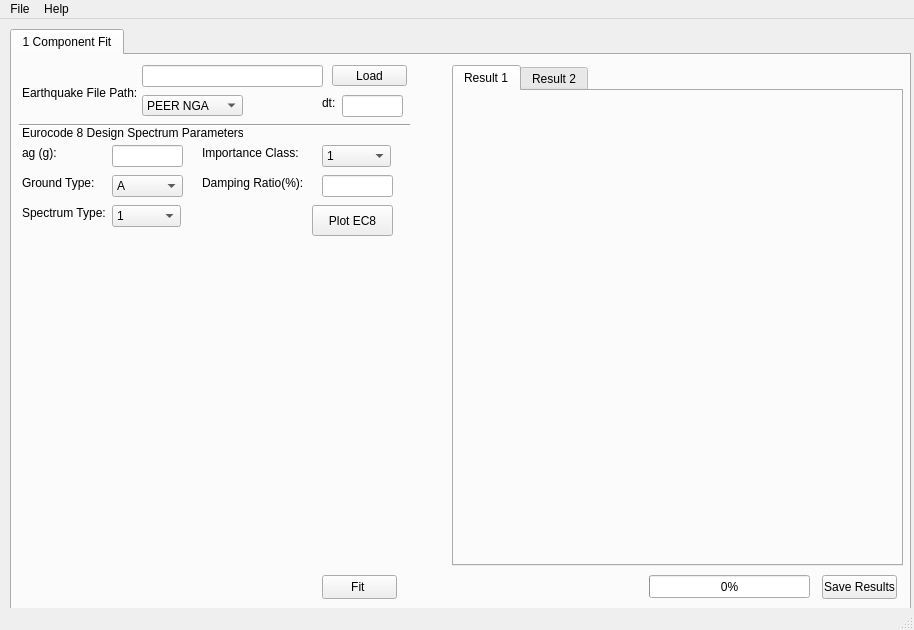
<?xml version="1.0" encoding="UTF-8"?>
<ui version="4.0">
 <class>MainWindow</class>
 <widget class="QMainWindow" name="MainWindow">
  <property name="windowModality">
   <enum>Qt::NonModal</enum>
  </property>
  <property name="geometry">
   <rect>
    <x>0</x>
    <y>0</y>
    <width>914</width>
    <height>630</height>
   </rect>
  </property>
  <property name="windowTitle">
   <string>SpectralMatch</string>
  </property>
  <property name="windowIcon">
   <iconset>
    <normaloff>assets/spectrum.ico</normaloff>assets/spectrum.ico</iconset>
  </property>
  <property name="autoFillBackground">
   <bool>true</bool>
  </property>
  <property name="unifiedTitleAndToolBarOnMac">
   <bool>false</bool>
  </property>
  <widget class="QWidget" name="centralwidget">
   <widget class="QTabWidget" name="tabWidget">
    <property name="geometry">
     <rect>
      <x>10</x>
      <y>10</y>
      <width>901</width>
      <height>581</height>
     </rect>
    </property>
    <property name="currentIndex">
     <number>0</number>
    </property>
    <widget class="QWidget" name="tab">
     <attribute name="title">
      <string>1 Component Fit</string>
     </attribute>
     <widget class="QLabel" name="label">
      <property name="geometry">
       <rect>
        <x>10</x>
        <y>30</y>
        <width>121</width>
        <height>16</height>
       </rect>
      </property>
      <property name="text">
       <string>Earthquake File Path:</string>
      </property>
     </widget>
     <widget class="QLineEdit" name="lineEdit">
      <property name="geometry">
       <rect>
        <x>130</x>
        <y>10</y>
        <width>181</width>
        <height>22</height>
       </rect>
      </property>
     </widget>
     <widget class="QPushButton" name="pushButton">
      <property name="geometry">
       <rect>
        <x>320</x>
        <y>10</y>
        <width>75</width>
        <height>21</height>
       </rect>
      </property>
      <property name="text">
       <string>Load</string>
      </property>
     </widget>
     <widget class="QComboBox" name="comboBox">
      <property name="geometry">
       <rect>
        <x>130</x>
        <y>40</y>
        <width>101</width>
        <height>21</height>
       </rect>
      </property>
      <item>
       <property name="text">
        <string>PEER NGA</string>
       </property>
      </item>
      <item>
       <property name="text">
        <string>One Column</string>
       </property>
      </item>
      <item>
       <property name="text">
        <string>Two Columns</string>
       </property>
      </item>
     </widget>
     <widget class="QWidget" name="verticalLayoutWidget">
      <property name="geometry">
       <rect>
        <x>10</x>
        <y>190</y>
        <width>381</width>
        <height>121</height>
       </rect>
      </property>
      <layout class="QVBoxLayout" name="verticalLayout"/>
     </widget>
     <widget class="Line" name="line">
      <property name="geometry">
       <rect>
        <x>7</x>
        <y>60</y>
        <width>391</width>
        <height>20</height>
       </rect>
      </property>
      <property name="orientation">
       <enum>Qt::Horizontal</enum>
      </property>
     </widget>
     <widget class="QLabel" name="label_2">
      <property name="geometry">
       <rect>
        <x>10</x>
        <y>70</y>
        <width>221</width>
        <height>16</height>
       </rect>
      </property>
      <property name="text">
       <string>Eurocode 8 Design Spectrum Parameters</string>
      </property>
     </widget>
     <widget class="QLabel" name="label_3">
      <property name="geometry">
       <rect>
        <x>10</x>
        <y>90</y>
        <width>41</width>
        <height>16</height>
       </rect>
      </property>
      <property name="text">
       <string>ag (g):</string>
      </property>
     </widget>
     <widget class="QLabel" name="label_4">
      <property name="geometry">
       <rect>
        <x>10</x>
        <y>120</y>
        <width>81</width>
        <height>16</height>
       </rect>
      </property>
      <property name="text">
       <string>Ground Type:</string>
      </property>
     </widget>
     <widget class="QLabel" name="label_5">
      <property name="geometry">
       <rect>
        <x>10</x>
        <y>150</y>
        <width>91</width>
        <height>16</height>
       </rect>
      </property>
      <property name="text">
       <string>Spectrum Type:</string>
      </property>
     </widget>
     <widget class="QLineEdit" name="lineEdit_2">
      <property name="geometry">
       <rect>
        <x>100</x>
        <y>90</y>
        <width>71</width>
        <height>22</height>
       </rect>
      </property>
     </widget>
     <widget class="QComboBox" name="comboBox_2">
      <property name="geometry">
       <rect>
        <x>100</x>
        <y>120</y>
        <width>71</width>
        <height>22</height>
       </rect>
      </property>
      <item>
       <property name="text">
        <string>A</string>
       </property>
      </item>
      <item>
       <property name="text">
        <string>B</string>
       </property>
      </item>
      <item>
       <property name="text">
        <string>C</string>
       </property>
      </item>
      <item>
       <property name="text">
        <string>D</string>
       </property>
      </item>
     </widget>
     <widget class="QComboBox" name="comboBox_3">
      <property name="geometry">
       <rect>
        <x>100</x>
        <y>150</y>
        <width>69</width>
        <height>22</height>
       </rect>
      </property>
      <item>
       <property name="text">
        <string>1</string>
       </property>
      </item>
      <item>
       <property name="text">
        <string>2</string>
       </property>
      </item>
     </widget>
     <widget class="QLabel" name="label_6">
      <property name="geometry">
       <rect>
        <x>190</x>
        <y>90</y>
        <width>101</width>
        <height>16</height>
       </rect>
      </property>
      <property name="text">
       <string>Importance Class:</string>
      </property>
     </widget>
     <widget class="QLabel" name="label_7">
      <property name="geometry">
       <rect>
        <x>190</x>
        <y>120</y>
        <width>111</width>
        <height>16</height>
       </rect>
      </property>
      <property name="text">
       <string>Damping Ratio(%):</string>
      </property>
     </widget>
     <widget class="QComboBox" name="comboBox_4">
      <property name="geometry">
       <rect>
        <x>310</x>
        <y>90</y>
        <width>69</width>
        <height>22</height>
       </rect>
      </property>
      <item>
       <property name="text">
        <string>1</string>
       </property>
      </item>
      <item>
       <property name="text">
        <string>2</string>
       </property>
      </item>
     </widget>
     <widget class="QLineEdit" name="lineEdit_3">
      <property name="geometry">
       <rect>
        <x>310</x>
        <y>120</y>
        <width>71</width>
        <height>22</height>
       </rect>
      </property>
     </widget>
     <widget class="QWidget" name="verticalLayoutWidget_2">
      <property name="geometry">
       <rect>
        <x>10</x>
        <y>320</y>
        <width>381</width>
        <height>181</height>
       </rect>
      </property>
      <layout class="QVBoxLayout" name="verticalLayout_2"/>
     </widget>
     <widget class="QPushButton" name="pushButton_2">
      <property name="geometry">
       <rect>
        <x>300</x>
        <y>150</y>
        <width>81</width>
        <height>31</height>
       </rect>
      </property>
      <property name="text">
       <string>Plot EC8</string>
      </property>
     </widget>
     <widget class="QPushButton" name="pushButton_3">
      <property name="geometry">
       <rect>
        <x>310</x>
        <y>520</y>
        <width>75</width>
        <height>24</height>
       </rect>
      </property>
      <property name="text">
       <string>Fit </string>
      </property>
     </widget>
     <widget class="QTabWidget" name="tabWidget_2">
      <property name="geometry">
       <rect>
        <x>440</x>
        <y>10</y>
        <width>451</width>
        <height>501</height>
       </rect>
      </property>
      <property name="currentIndex">
       <number>0</number>
      </property>
      <widget class="QWidget" name="tab_4">
       <attribute name="title">
        <string>Result 1</string>
       </attribute>
       <widget class="QWidget" name="verticalLayoutWidget_3">
        <property name="geometry">
         <rect>
          <x>0</x>
          <y>0</y>
          <width>441</width>
          <height>461</height>
         </rect>
        </property>
        <layout class="QVBoxLayout" name="verticalLayout_3"/>
       </widget>
      </widget>
      <widget class="QWidget" name="tab_5">
       <attribute name="title">
        <string>Result 2</string>
       </attribute>
       <widget class="QWidget" name="verticalLayoutWidget_4">
        <property name="geometry">
         <rect>
          <x>0</x>
          <y>0</y>
          <width>441</width>
          <height>461</height>
         </rect>
        </property>
        <layout class="QVBoxLayout" name="verticalLayout_4"/>
       </widget>
      </widget>
     </widget>
     <widget class="QPushButton" name="pushButton_4">
      <property name="geometry">
       <rect>
        <x>810</x>
        <y>520</y>
        <width>75</width>
        <height>24</height>
       </rect>
      </property>
      <property name="text">
       <string>Save Results</string>
      </property>
     </widget>
     <widget class="QProgressBar" name="progressBar">
      <property name="geometry">
       <rect>
        <x>637</x>
        <y>520</y>
        <width>161</width>
        <height>23</height>
       </rect>
      </property>
      <property name="value">
       <number>0</number>
      </property>
     </widget>
     <widget class="QLineEdit" name="lineEdit_4">
      <property name="enabled">
       <bool>true</bool>
      </property>
      <property name="geometry">
       <rect>
        <x>330</x>
        <y>40</y>
        <width>61</width>
        <height>22</height>
       </rect>
      </property>
      <property name="readOnly">
       <bool>false</bool>
      </property>
     </widget>
     <widget class="QLabel" name="label_8">
      <property name="geometry">
       <rect>
        <x>310</x>
        <y>40</y>
        <width>21</width>
        <height>16</height>
       </rect>
      </property>
      <property name="text">
       <string>dt:</string>
      </property>
     </widget>
    </widget>
   </widget>
  </widget>
  <widget class="QMenuBar" name="menubar">
   <property name="geometry">
    <rect>
     <x>0</x>
     <y>0</y>
     <width>914</width>
     <height>22</height>
    </rect>
   </property>
   <widget class="QMenu" name="menubout">
    <property name="title">
     <string>Help</string>
    </property>
    <addaction name="actionAbout"/>
   </widget>
   <widget class="QMenu" name="menuFile">
    <property name="title">
     <string>File</string>
    </property>
    <addaction name="actionExit"/>
   </widget>
   <addaction name="menuFile"/>
   <addaction name="menubout"/>
  </widget>
  <widget class="QStatusBar" name="statusbar"/>
  <action name="actionAbout">
   <property name="icon">
    <iconset>
     <normaloff>assets/information.ico</normaloff>assets/information.ico</iconset>
   </property>
   <property name="text">
    <string>About</string>
   </property>
  </action>
  <action name="actionExit">
   <property name="icon">
    <iconset>
     <normaloff>assets/exit.ico</normaloff>assets/exit.ico</iconset>
   </property>
   <property name="text">
    <string>Exit</string>
   </property>
  </action>
 </widget>
 <resources/>
 <connections/>
</ui>
